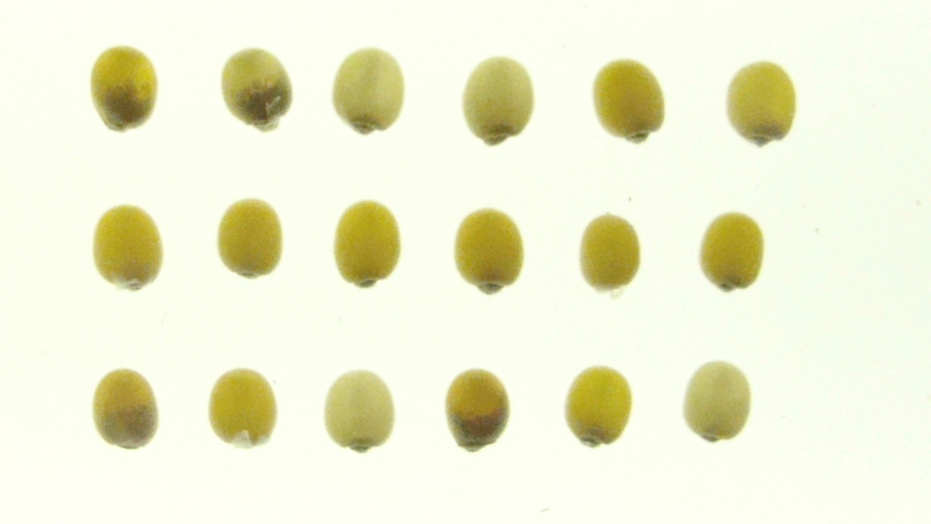
#> input picture kernelpheno/test_scripts/DSC05376.jpeg, 1861 x 1047 px, given in place of DSC05377.jpeg, which was not available (shown at 1/2 size)
$ python normalize.py
#> lines starting #> are read from the running program, lines starting #| are printed output that depends on the picture; after the words box and inside, x2 and y2 are one past the last pixel; in counts of white or black regions, pixels touching at a corner belong together; long printed decimals are rounded; pictures that were not available may be replaced by others from this repository, and a replacement may not be noted
from skimage.segmentation import slic
from skimage.io import imread, imsave
from skimage.color import rgb2gray
from skimage.measure import label, regionprops
from skimage.filters import threshold_otsu, gaussian
from skimage.color import label2rgb
from skimage.morphology import closing, square
from skimage.util import invert
import matplotlib.pyplot as plt
import numpy as np
import matplotlib.patches as mpatches
import os.path as osp


img_files = ["/home/apages/pysrc/KernelPheno/data/DSC05377.jpeg",
             "/home/apages/pysrc/KernelPheno/data/DSC05389.jpeg",
             "/home/apages/pysrc/KernelPheno/data/DSC05384.jpeg"]

br_thresh_sum = 0
num_images = 0

for path in img_files:
    col = imread(path)
#> col is the input picture: shape (1047, 1861, 3); mean R, G, B 239.1, 239.9, 211.7
    gray = rgb2gray(col)
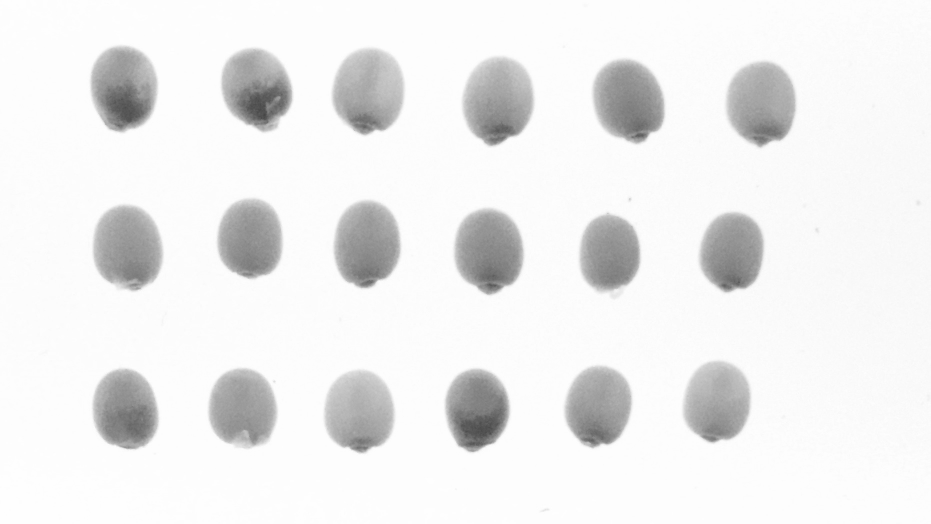
#> gray: shape (1047, 1861) float64 (shown at 1/2 size); min 0.225, max 0.998, mean 0.932
    thresh = threshold_otsu(gray)
#> thresh = 0.806

    num_images += 1
    br_thresh_sum += thresh
#> br_thresh_sum = 0.806

    print("Threshold: " + str(thresh))
#| Threshold: 0.8063
    bw = closing(gray > thresh, square(3))
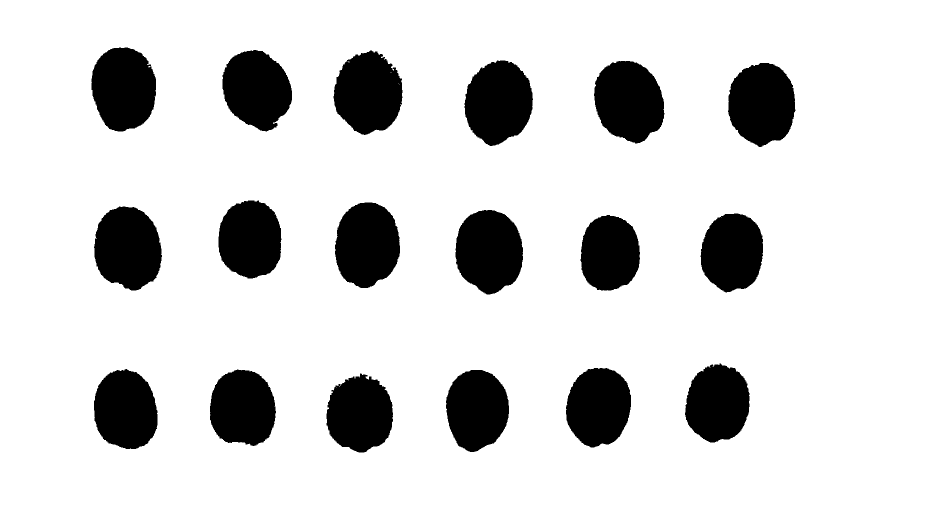
#> bw: shape (1047, 1861) bool (shown at 1/2 size); 84.7% white; 18 black regions, largest, box (x1, y1, x2, y2) and area: (911, 420, 1046, 589) 17710, (1188, 122, 1329, 287) 17707, (188, 413, 324, 581) 17693

    masked = col.copy()
    masked[np.where(bw)] = [0,0,0]
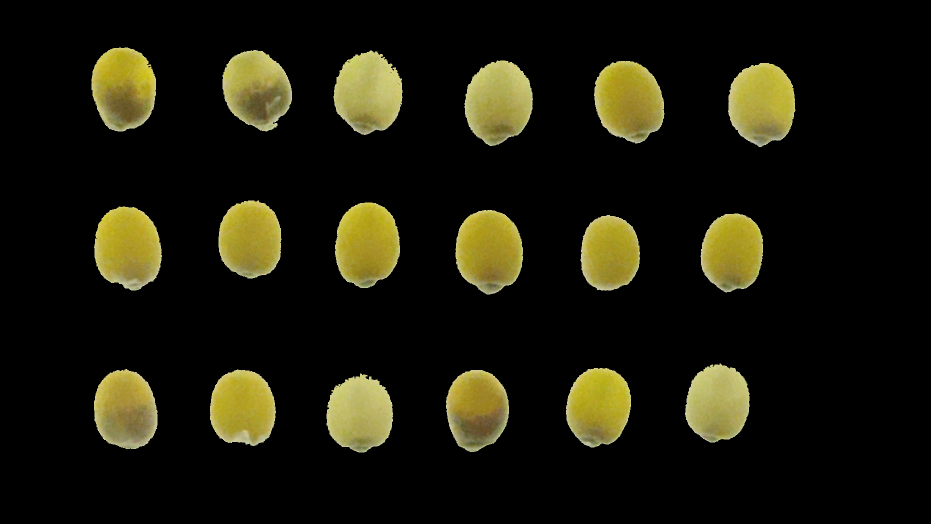
#> masked: shape (1047, 1861, 3) (shown at 1/2 size); mean R, G, B 26.9, 25.2, 11.2
#> pass 2 of the loop `for path in img_files:`:
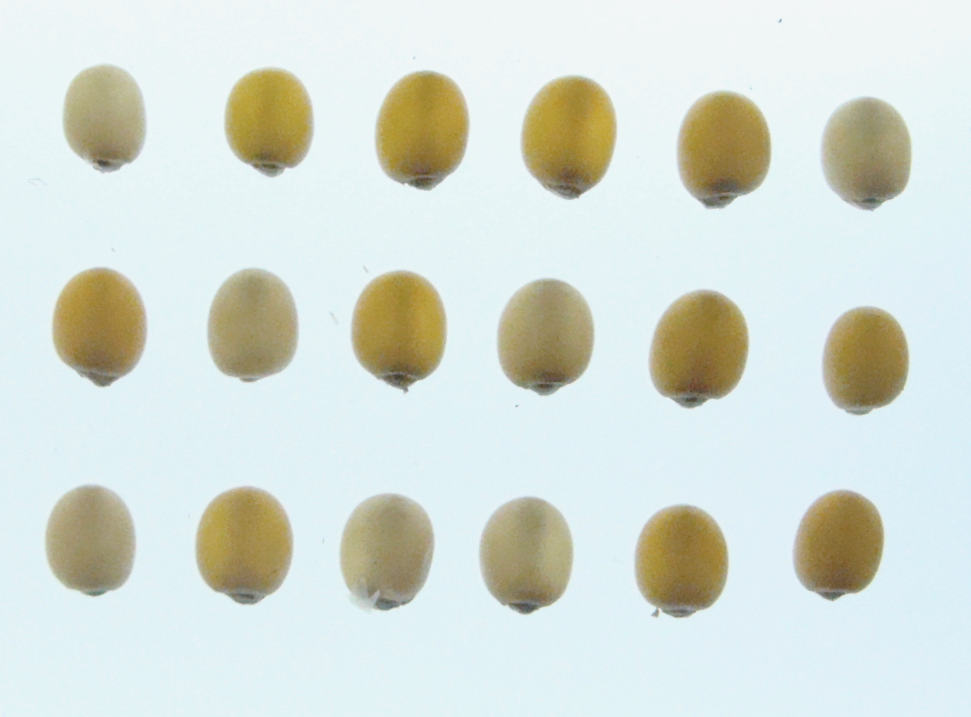
#> input picture kernelpheno/test_scripts/DSC05386.jpeg, 1942 x 1434 px, given in place of DSC05389.jpeg, which was not available (shown at 1/2 size)
#> col is the input picture: shape (1434, 1942, 3); mean R, G, B 213.9, 221.8, 213.9
#> gray: shape (1434, 1942) float64
#> `thresh = threshold_otsu(gray)`: thresh = 0.752
#> br_thresh_sum = 1.56
#| Threshold: 0.7517
#> bw: shape (1434, 1942) bool; 79.3% white; 21 black regions (3 under 20 px), largest, box (x1, y1, x2, y2) and area: (1301, 581, 1496, 817) 35554, (393, 975, 585, 1209) 35102, (1045, 154, 1232, 399) 34995
#> `masked[np.where(bw)] = [0,0,0]`:
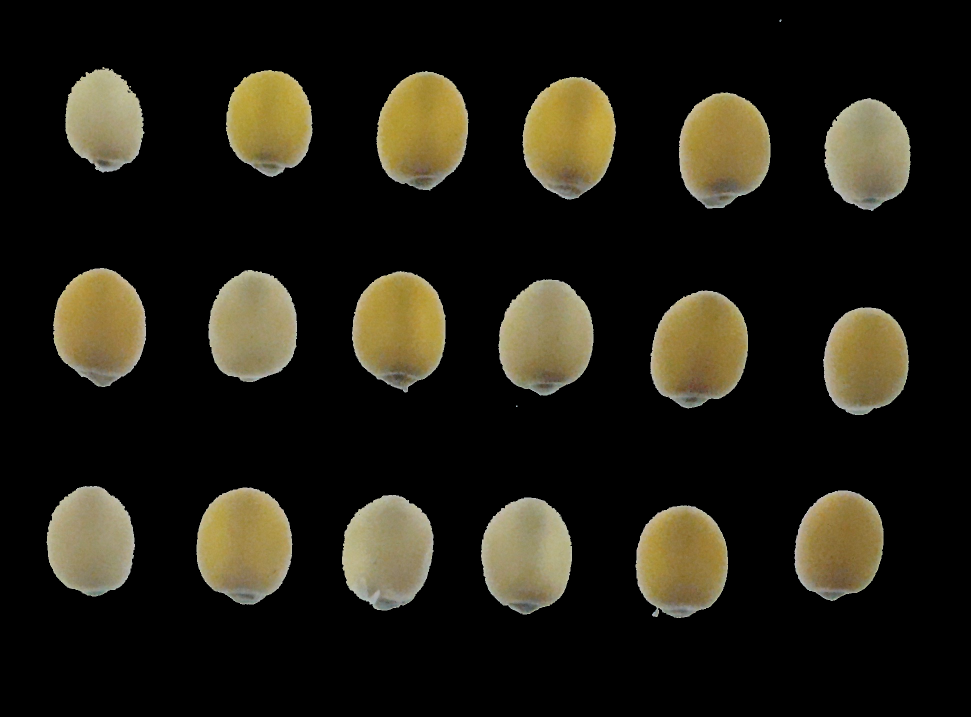
#> masked: shape (1434, 1942, 3) (shown at 1/2 size); mean R, G, B 33.4, 30.1, 19.9
#> pass 3 of the loop `for path in img_files:`:
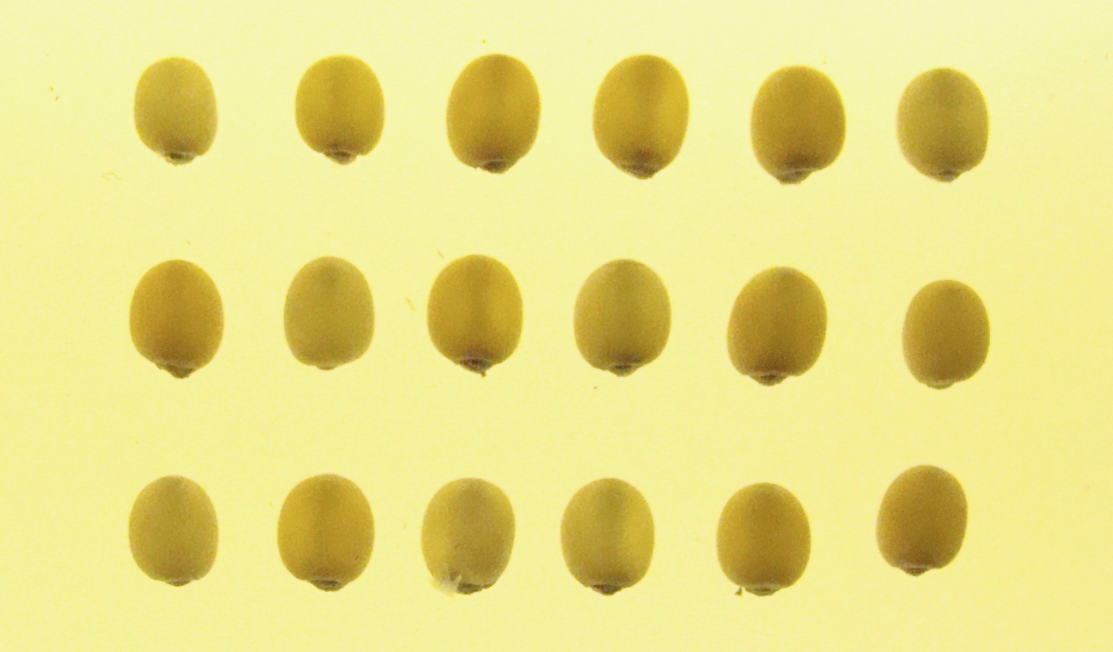
#> input picture kernelpheno/test_scripts/DSC05384.jpeg, 2225 x 1304 px, found by its file name (shown at 1/2 size)
#> col is the input picture: shape (1304, 2225, 3); mean R, G, B 232.8, 223.1, 135.5
#> gray: shape (1304, 2225) float64
#> `thresh = threshold_otsu(gray)`: thresh = 0.758
#> br_thresh_sum = 2.32
#| Threshold: 0.7578
#> `bw = closing(gray > thresh, square(3))`:
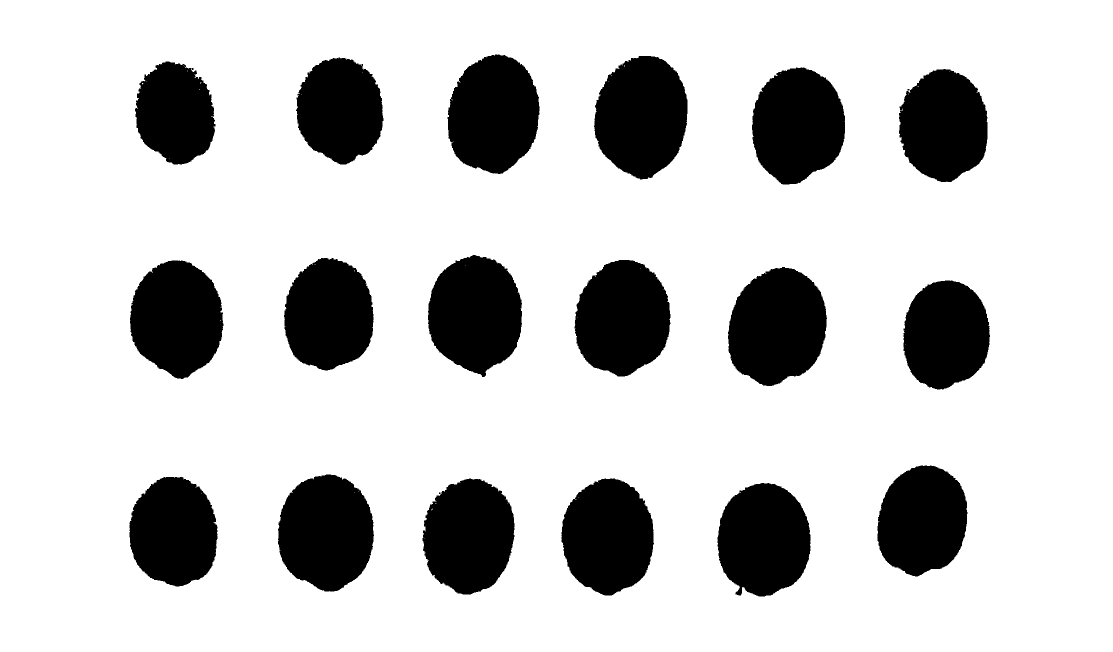
#> bw: shape (1304, 2225) bool (shown at 1/2 size); 79.9% white; 21 black regions (3 under 20 px), largest, box (x1, y1, x2, y2) and area: (1456, 534, 1654, 772) 35997, (1188, 112, 1375, 359) 35309, (556, 949, 748, 1183) 34910
#> masked: shape (1304, 2225, 3)

    # plt.imshow(masked)
    # plt.show()

avg = br_thresh_sum / num_images
#> avg = 0.772
print("Average: " + str(avg))
#| Average: 0.7719

for path in img_files:
    col = imread(path)
    gray = rgb2gray(col)
    thresh = threshold_otsu(gray)
#> thresh = 0.806
    bw = closing(gray > thresh, square(3))

    diff = avg - thresh
#> diff = -0.0343
    print("Image diff to avg: " + str(diff))
#| Image diff to avg: -0.03434

    normed = gray + diff

    fig, ax = plt.subplots(ncols=1, nrows=2, figsize=(6,6))
    ax[0].imshow(normed, cmap='gray')
    ax[1].imshow(gray, cmap='gray')
    plt.show()
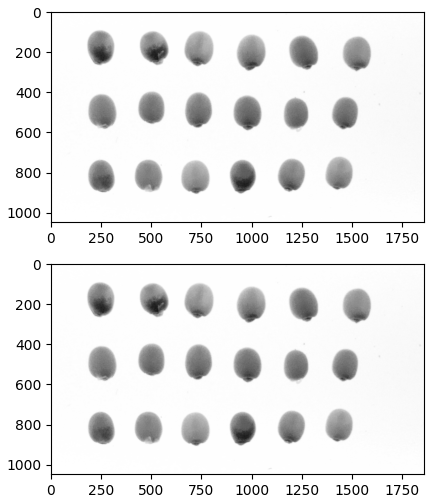
#> figure drawn by matplotlib, 2 panels
#> pass 2 of the loop `for path in img_files:`:
#> `thresh = threshold_otsu(gray)`: thresh = 0.752
#> diff = 0.0202
#| Image diff to avg: 0.02021
#> `normed = gray + diff`:
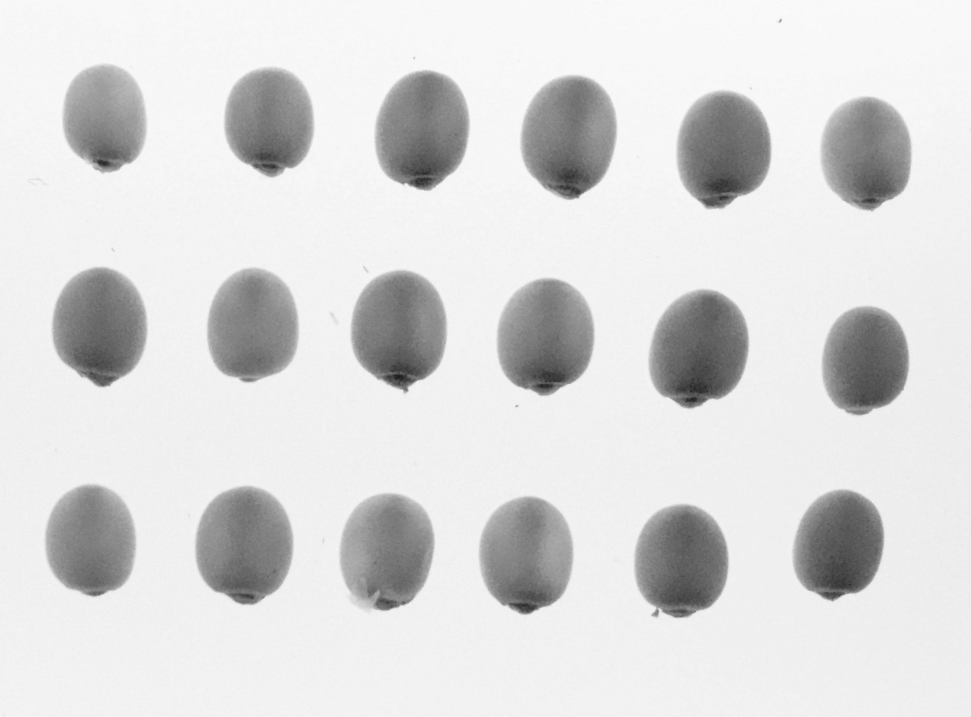
#> normed: shape (1434, 1942) float64 (shown at 1/2 size); min 0.169, max 1, mean 0.881; drawn with min black and max white
#> pass 3 of the loop `for path in img_files:`:
#> `thresh = threshold_otsu(gray)`: thresh = 0.758
#> diff = 0.0141
#| Image diff to avg: 0.01413
#> normed: shape (1304, 2225) float64
#> `plt.show()`:
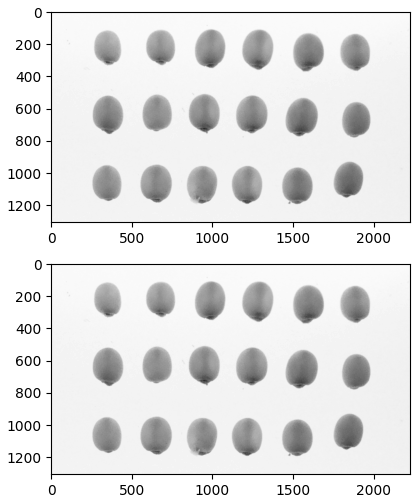
#> figure drawn by matplotlib, 2 panels
